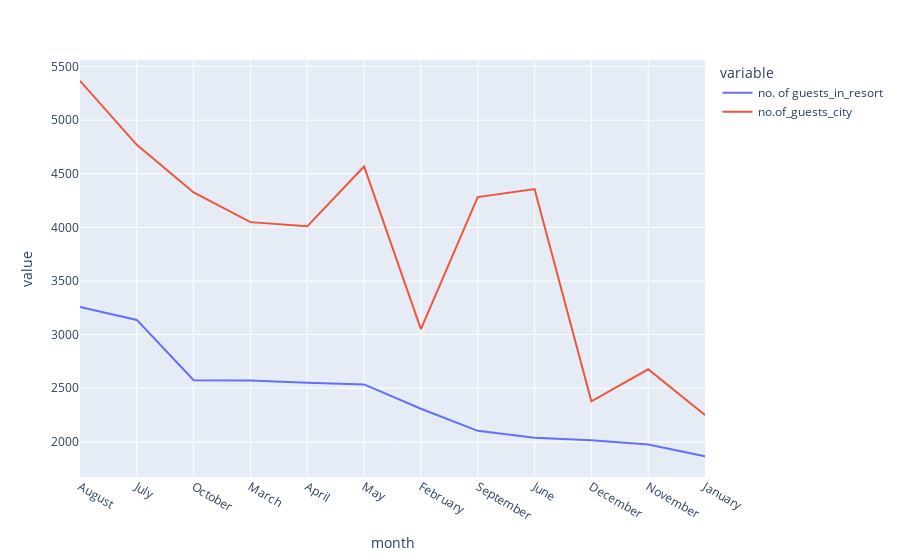

This figure's notebook cell:
### Code cell
px.line(data_frame=final_rush, x='month', y=['no. of guests_in_resort', 'no.of_guests_city'])

### Figure 1 — Plotly figure (JSON) as saved in the notebook; plotly's stock layout.template omitted (floating-point values rounded to 4 significant figures)
{"data": [{"hovertemplate": "variable=no. of guests_in_resort<br>month=%{x}<br>value=%{y}<extra></extra>", "legendgroup": "no. of guests_in_resort", "line": {"color": "#636efa", "dash": "solid"}, "marker": {"symbol": "circle"}, "mode": "lines", "name": "no. of guests_in_resort", "orientation": "v", "showlegend": true, "type": "scatter", "x": ["August", "July", "October", "March", "April", "May", "February", "September", "June", "December", "November", "January"], "xaxis": "x", "y": [3257, 3137, 2575, 2571, 2550, 2535, 2308, 2102, 2037, 2014, 1975, 1866], "yaxis": "y"}, {"hovertemplate": "variable=no.of_guests_city<br>month=%{x}<br>value=%{y}<extra></extra>", "legendgroup": "no.of_guests_city", "line": {"color": "#EF553B", "dash": "solid"}, "marker": {"symbol": "circle"}, "mode": "lines", "name": "no.of_guests_city", "orientation": "v", "showlegend": true, "type": "scatter", "x": ["August", "July", "October", "March", "April", "May", "February", "September", "June", "December", "November", "January"], "xaxis": "x", "y": [5367, 4770, 4326, 4049, 4010, 4568, 3051, 4283, 4358, 2377, 2676, 2249], "yaxis": "y"}], "layout": {"legend": {"title": {"text": "variable"}, "tracegroupgap": 0}, "margin": {"t": 60}, "xaxis": {"anchor": "y", "domain": [0, 1], "title": {"text": "month"}}, "yaxis": {"anchor": "x", "domain": [0, 1], "title": {"text": "value"}}}}
